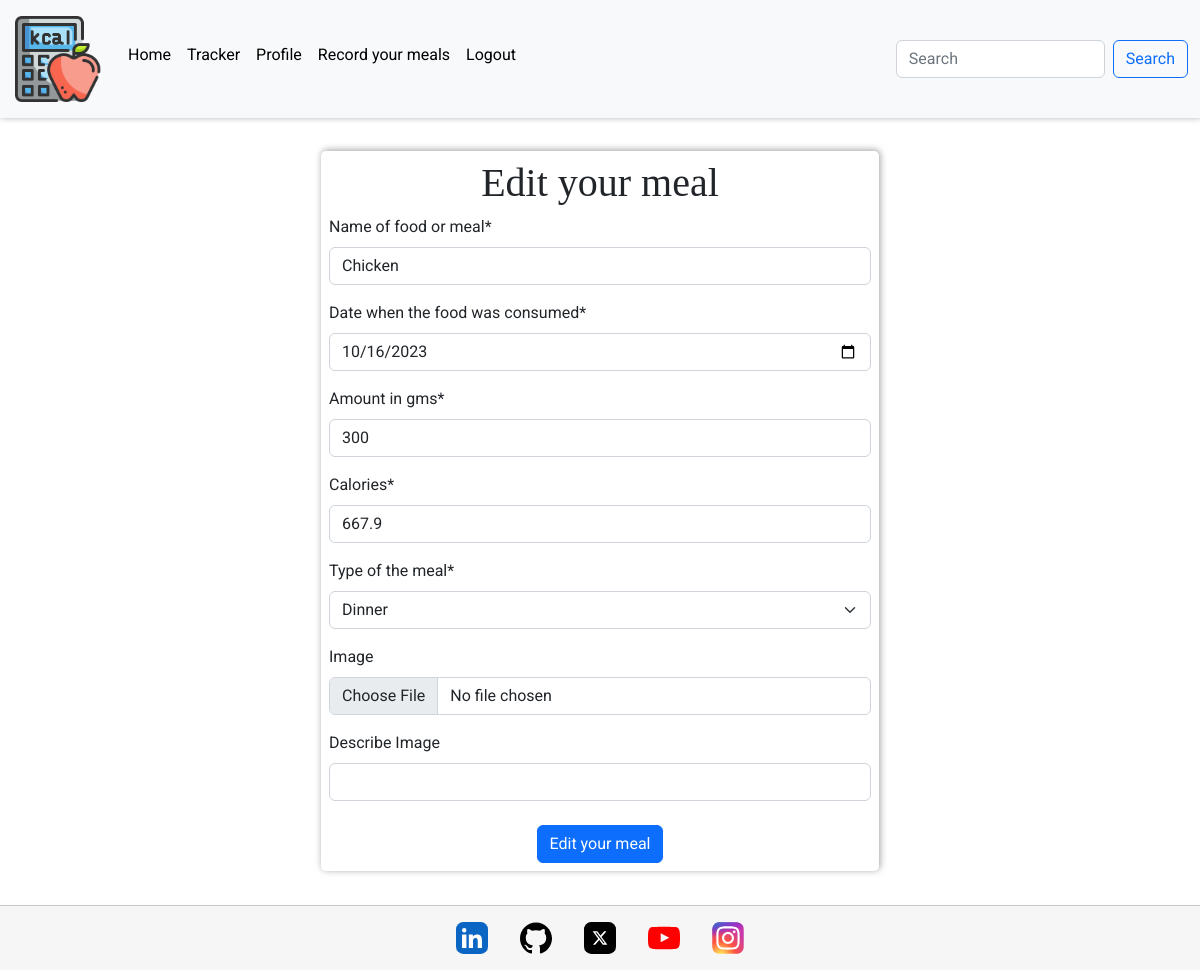
The page /tracker/edit/11/ (signed in) on the database its author committed.
### tracker/models.py (models this page shows, shortened)
class Tracker(models.Model):
    MEAL_CHOICES = (
        ("Breakfast", "Breakfast"),
        ("Lunch", "Lunch"),
        ("Dinner", "Dinner"),
        ("Snack", "Snack"),
    )
    user = models.ForeignKey(Profile, on_delete=models.CASCADE, related_name="trackers")
    title = models.CharField(max_length=300, null=False, blank=False)
    date = models.DateField(null=False, blank=False)
    portion_size = models.CharField(max_length=200, blank=False, null=False)
    meal_type = models.CharField(choices=MEAL_CHOICES, max_length=10, default="Snack")
    calories = models.FloatField(null=False, default="0")
    image = ResizedImageField(
        size=(400, None),
        quality=75,
        upload_to="tracker/",
        force_format="WEBP",
        blank=True,
        null=False,
    )
    image_alt = models.CharField(max_length=100, null=True, blank=True)
    class Meta:
        ordering = ["-date"]

### tracker/views.py (the view, shortened to what this page needs)
# urls.py: path("edit/<slug:pk>/", EditTracker.as_view(), name="edit_tracker"),
class EditTracker(LoginRequiredMixin, UserPassesTestMixin, UpdateView):
    template_name = "tracker/edit_tracker.html"
    model = Tracker
    form_class = TrackerForm
    success_url = "/tracker/"
    def test_func(self):
        return self.request.user.profile == self.get_object().user

### tracker/forms.py (shortened to what this page needs)
class TrackerForm(forms.ModelForm):
    class Meta:
        model = Tracker
        fields = [
            "title",
            "date",
            "portion_size",
            "calories",
            "meal_type",
            "image",
            "image_alt",
        ]
        description = forms.CharField(widget=RichTextWidget())
        widgets = {
            "date": DateInput(
                attrs={"type": "date", "max": date.today().strftime("%Y-%m-%d")}
            ),
        }
        labels = {
            "title": "Name of food or meal",
            "date": "Date when the food was consumed",
            "portion_size": "Amount in gms",
            "calories": "Calories",
            "meal_type": "Type of the meal",
            "image": "Image",
            "image_alt": "Describe Image",
        }

### tracker/templates/tracker/edit_tracker.html (shortened to what this page needs)
{% extends "base.html" %}
{% block content %}
<div class="container">
    <form method="POST" enctype="multipart/form-data" class="p-2 form">
        <h1 class="text-center">Edit your meal</h1>
        {{ form|crispy }}
        <div class="text-center">
            <button type="submit" class="btn btn-primary mt-2">Edit your meal</button>
        </div>
    </form>
</div>
{% endblock %}

### static/css/base.css (style rules this page uses)
:root { --title: 'EB Garamond', serif; --main-font: 'Roboto', serif; --background: #3f006a0f; --blue: #0d6efd; --black: #000; --off-white: #f6f6f6; --white: #fff; --orange: #ffbf50; --smal-box-shadow: 1px -1px 7px 0 #00000061; --border: 1px solid #00000030; }
html, body { height: 100%; }
body { display: flex; flex-direction: column; font-family: var(--main-font); }
h1, h2, h3, h4, h5, h6 { font-family: var(--title); }
.form { width: 100%; margin: 3% auto; box-shadow: var(--smal-box-shadow); border-radius: 5px; }
@media screen and (min-width:40em) { .form { width: 50%; } }

### rows shown on the page
Tracker: title "Chicken", date "10/16/2023", portion_size "300", calories "667.9", meal_type "Dinner"
